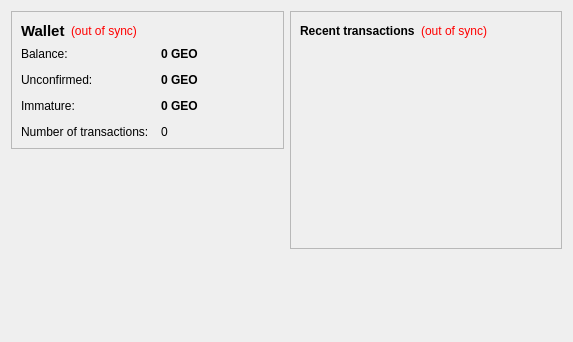
<?xml version="1.0" encoding="UTF-8"?>
<ui version="4.0">
 <class>OverviewPage</class>
 <widget class="QWidget" name="OverviewPage">
  <property name="geometry">
   <rect>
    <x>0</x>
    <y>0</y>
    <width>573</width>
    <height>342</height>
   </rect>
  </property>
  <property name="windowTitle">
   <string>Form</string>
  </property>
  <layout class="QHBoxLayout" name="horizontalLayout" stretch="1,1">
   <item>
    <layout class="QVBoxLayout" name="verticalLayout_2">
     <item>
      <widget class="QFrame" name="frame">
       <property name="frameShape">
        <enum>QFrame::StyledPanel</enum>
       </property>
       <property name="frameShadow">
        <enum>QFrame::Raised</enum>
       </property>
       <layout class="QVBoxLayout" name="verticalLayout_4">
        <item>
         <layout class="QHBoxLayout" name="horizontalLayout_4">
          <item>
           <widget class="QLabel" name="label_5">
            <property name="font">
             <font>
              <pointsize>11</pointsize>
              <weight>75</weight>
              <bold>true</bold>
             </font>
            </property>
            <property name="text">
             <string>Wallet</string>
            </property>
           </widget>
          </item>
          <item>
           <widget class="QLabel" name="labelWalletStatus">
            <property name="toolTip">
             <string>The displayed information may be out of date. Your wallet automatically synchronizes with the MackCoin network after a connection is established, but this process has not completed yet.</string>
            </property>
            <property name="styleSheet">
             <string notr="true">QLabel { color: red; }</string>
            </property>
            <property name="text">
             <string notr="true">(out of sync)</string>
            </property>
            <property name="alignment">
             <set>Qt::AlignLeading|Qt::AlignLeft|Qt::AlignVCenter</set>
            </property>
           </widget>
          </item>
          <item>
           <spacer name="horizontalSpacer_2">
            <property name="orientation">
             <enum>Qt::Horizontal</enum>
            </property>
            <property name="sizeHint" stdset="0">
             <size>
              <width>40</width>
              <height>20</height>
             </size>
            </property>
           </spacer>
          </item>
         </layout>
        </item>
        <item>
         <layout class="QFormLayout" name="formLayout_2">
          <property name="fieldGrowthPolicy">
           <enum>QFormLayout::AllNonFixedFieldsGrow</enum>
          </property>
          <property name="horizontalSpacing">
           <number>12</number>
          </property>
          <property name="verticalSpacing">
           <number>12</number>
          </property>
          <item row="0" column="0">
           <widget class="QLabel" name="label">
            <property name="text">
             <string>Balance:</string>
            </property>
           </widget>
          </item>
          <item row="0" column="1">
           <widget class="QLabel" name="labelBalance">
            <property name="font">
             <font>
              <weight>75</weight>
              <bold>true</bold>
             </font>
            </property>
            <property name="cursor">
             <cursorShape>IBeamCursor</cursorShape>
            </property>
            <property name="toolTip">
             <string>Your current balance</string>
            </property>
            <property name="text">
             <string notr="true">0 GEO</string>
            </property>
            <property name="textInteractionFlags">
             <set>Qt::LinksAccessibleByMouse|Qt::TextSelectableByKeyboard|Qt::TextSelectableByMouse</set>
            </property>
           </widget>
          </item>
          <item row="1" column="0">
           <widget class="QLabel" name="label_3">
            <property name="text">
             <string>Unconfirmed:</string>
            </property>
           </widget>
          </item>
          <item row="1" column="1">
           <widget class="QLabel" name="labelUnconfirmed">
            <property name="font">
             <font>
              <weight>75</weight>
              <bold>true</bold>
             </font>
            </property>
            <property name="cursor">
             <cursorShape>IBeamCursor</cursorShape>
            </property>
            <property name="toolTip">
             <string>Total of transactions that have yet to be confirmed, and do not yet count toward the current balance</string>
            </property>
            <property name="text">
             <string notr="true">0 GEO</string>
            </property>
            <property name="textInteractionFlags">
             <set>Qt::LinksAccessibleByMouse|Qt::TextSelectableByKeyboard|Qt::TextSelectableByMouse</set>
            </property>
           </widget>
          </item>
          <item row="3" column="0">
           <widget class="QLabel" name="label_2">
            <property name="text">
             <string>Number of transactions:</string>
            </property>
           </widget>
          </item>
          <item row="3" column="1">
           <widget class="QLabel" name="labelNumTransactions">
            <property name="toolTip">
             <string>Total number of transactions in wallet</string>
            </property>
            <property name="text">
             <string notr="true">0</string>
            </property>
           </widget>
          </item>
          <item row="2" column="0">
           <widget class="QLabel" name="labelImmatureText">
            <property name="text">
             <string>Immature:</string>
            </property>
           </widget>
          </item>
          <item row="2" column="1">
           <widget class="QLabel" name="labelImmature">
            <property name="font">
             <font>
              <weight>75</weight>
              <bold>true</bold>
             </font>
            </property>
            <property name="toolTip">
             <string>Mined balance that has not yet matured</string>
            </property>
            <property name="text">
             <string notr="true">0 GEO</string>
            </property>
            <property name="textInteractionFlags">
             <set>Qt::LinksAccessibleByMouse|Qt::TextSelectableByKeyboard|Qt::TextSelectableByMouse</set>
            </property>
           </widget>
          </item>
         </layout>
        </item>
       </layout>
      </widget>
     </item>
     <item>
      <spacer name="verticalSpacer">
       <property name="orientation">
        <enum>Qt::Vertical</enum>
       </property>
       <property name="sizeHint" stdset="0">
        <size>
         <width>20</width>
         <height>40</height>
        </size>
       </property>
      </spacer>
     </item>
    </layout>
   </item>
   <item>
    <layout class="QVBoxLayout" name="verticalLayout_3">
     <item>
      <widget class="QFrame" name="frame_2">
       <property name="frameShape">
        <enum>QFrame::StyledPanel</enum>
       </property>
       <property name="frameShadow">
        <enum>QFrame::Raised</enum>
       </property>
       <layout class="QVBoxLayout" name="verticalLayout">
        <item>
         <layout class="QHBoxLayout" name="horizontalLayout_2">
          <item>
           <widget class="QLabel" name="label_4">
            <property name="text">
             <string>&lt;b&gt;Recent transactions&lt;/b&gt;</string>
            </property>
           </widget>
          </item>
          <item>
           <widget class="QLabel" name="labelTransactionsStatus">
            <property name="toolTip">
             <string>The displayed information may be out of date. Your wallet automatically synchronizes with the MackCoin network after a connection is established, but this process has not completed yet.</string>
            </property>
            <property name="styleSheet">
             <string notr="true">QLabel { color: red; }</string>
            </property>
            <property name="text">
             <string notr="true">(out of sync)</string>
            </property>
            <property name="alignment">
             <set>Qt::AlignRight|Qt::AlignTrailing|Qt::AlignVCenter</set>
            </property>
           </widget>
          </item>
          <item>
           <spacer name="horizontalSpacer">
            <property name="orientation">
             <enum>Qt::Horizontal</enum>
            </property>
            <property name="sizeHint" stdset="0">
             <size>
              <width>40</width>
              <height>20</height>
             </size>
            </property>
           </spacer>
          </item>
         </layout>
        </item>
        <item>
         <widget class="QListView" name="listTransactions">
          <property name="styleSheet">
           <string notr="true">QListView { background: transparent; }</string>
          </property>
          <property name="frameShape">
           <enum>QFrame::NoFrame</enum>
          </property>
          <property name="verticalScrollBarPolicy">
           <enum>Qt::ScrollBarAlwaysOff</enum>
          </property>
          <property name="horizontalScrollBarPolicy">
           <enum>Qt::ScrollBarAlwaysOff</enum>
          </property>
          <property name="selectionMode">
           <enum>QAbstractItemView::NoSelection</enum>
          </property>
         </widget>
        </item>
       </layout>
      </widget>
     </item>
     <item>
      <spacer name="verticalSpacer_2">
       <property name="orientation">
        <enum>Qt::Vertical</enum>
       </property>
       <property name="sizeHint" stdset="0">
        <size>
         <width>20</width>
         <height>40</height>
        </size>
       </property>
      </spacer>
     </item>
    </layout>
   </item>
  </layout>
 </widget>
 <resources/>
 <connections/>
</ui>
